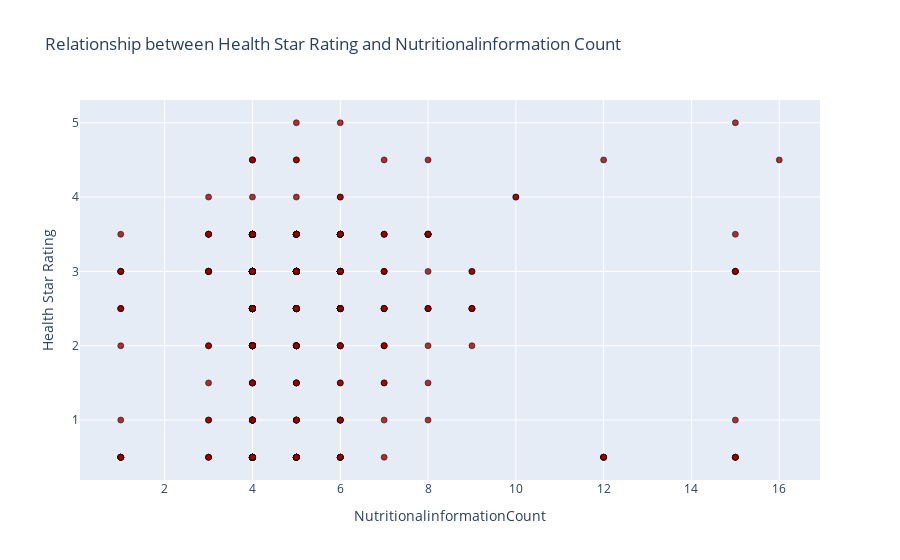

Write notebook code for a chart like this one.
### Code cell
import plotly.graph_objs as go
import pandas as pd
from scipy.stats import pearsonr


df = df.dropna(subset=['NutritionalinformationCount', 'HealthStarRating'])

# change "HealthStarRating" column to the float format
df['HealthStarRating'] = df['HealthStarRating'].astype(float)


correlation = df['HealthStarRating'].corr(df['NutritionalinformationCount'])
print(f'Correlation between Health Star Rating and Nutritionalinformation Count: {correlation}')

c#orrelation = df['HealthStarRating'].corr(df['NutritionalinformationCount'])


#print(f'Correlation between Health Star Rating and Nutritionalinformation Count: {correlation:.2f}')

trace = go.Scatter(
    x=df['NutritionalinformationCount'],
    y=df['HealthStarRating'],
    mode='markers',
    text=[f"Product: {product}<br>Recipe: {recipe}<br>Ingredient: {ingredient}<br>IngredientResearch: {research}"
          for product, recipe, ingredient, research in zip(df['Product'], df['Recipe'], df['Ingredient'], df['IngredientResearch'])],
    marker=dict(
        color='rgba(152, 0, 0, 0.8)',
        line=dict(
            color='rgba(0, 0, 0, 0.5)',
            width=1
        )
    )
)

layout = go.Layout(
    title='Relationship between Health Star Rating and Nutritionalinformation Count',
    xaxis=dict(title='NutritionalinformationCount'),
    yaxis=dict(title='Health Star Rating'),
    hovermode='closest'
)

fig = go.Figure(data=[trace], layout=layout)
fig.show()

### Figure 1 — Plotly figure (JSON) as saved in the notebook; plotly's stock layout.template omitted (floating-point values rounded to 4 significant figures; data arrays with more than 128 entries replaced by an {"elided": "..."} marker saying what was removed)
{"data": [{"marker": {"color": "rgba(152, 0, 0, 0.8)", "line": {"color": "rgba(0, 0, 0, 0.5)", "width": 1}}, "mode": "markers", "text": {"elided": "552 str values"}, "type": "scatter", "x": {"elided": "552 int values"}, "y": {"elided": "552 float values"}}], "layout": {"hovermode": "closest", "title": {"text": "Relationship between Health Star Rating and Nutritionalinformation Count"}, "xaxis": {"title": {"text": "NutritionalinformationCount"}}, "yaxis": {"title": {"text": "Health Star Rating"}}}}
